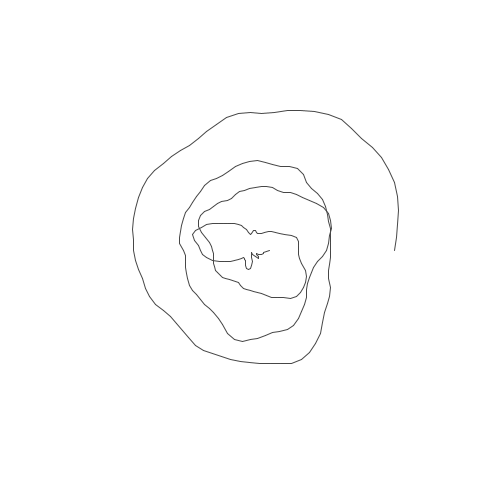
Frame 1 (no input)
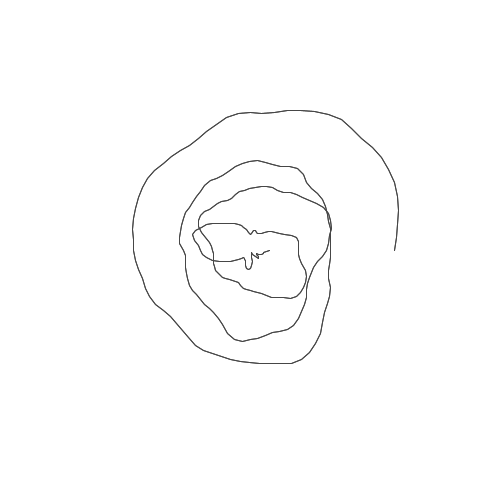
Frame 2 (the mouse pressed at the canvas centre, redrawn once)

The Processing sketch that drew these frames (run headless with seeded random() and noise(); the mouse was pressed at the canvas centre and the sketch redrawn once):

// Processing sketch: sketch_06_herical_noise
// ── sketch_06_herical_noise.pde

//螺旋を描くサンプル

int centX;
int centY;

void setup(){

  size(500,500);
  
  //螺旋の中心座標の計算
  centX = width/2;
  centY = height/2;
  
  background(255);
  strokeWeight(1);
  smooth();
  noLoop();
}

void draw(){
  
  stroke(70);
  
  //螺旋の半径初期化 回転するほど半径が大きくなるようにする
  float radius = 10;
  
  //螺旋上の座標を保存するx,y,lastx,lasty
  float x, y;
  float lastx = -1;
  float lasty = -1;
  
  //ノイズのパラメータを初期化
  float radiusNoise = 0;
  float radiusNoiseStep = 0.05;
  
  //0度〜1440度まで5度づつ角度を増やす
  for (float ang = 0; ang <= 1440; ang += 5) {	
    radius += 0.5;
    
    //ノイズのパラメータを更新し、ノイズを加えた座標を計算
    radiusNoise += radiusNoiseStep;
    float newRadius = radius + (noise(radiusNoise)*100 -50);
    
    //度からラジアンに変換し、座標を計算
    float rad = radians(ang);
    x = centX + (newRadius * cos(rad));
    y = centY + (newRadius * sin(rad));
    
    //ひとつ前の座標との間に線を引く
    if (lastx > -1) {
      line(x,y,lastx,lasty);
    }
    lastx = x;
    lasty = y;  
  }
  
}
